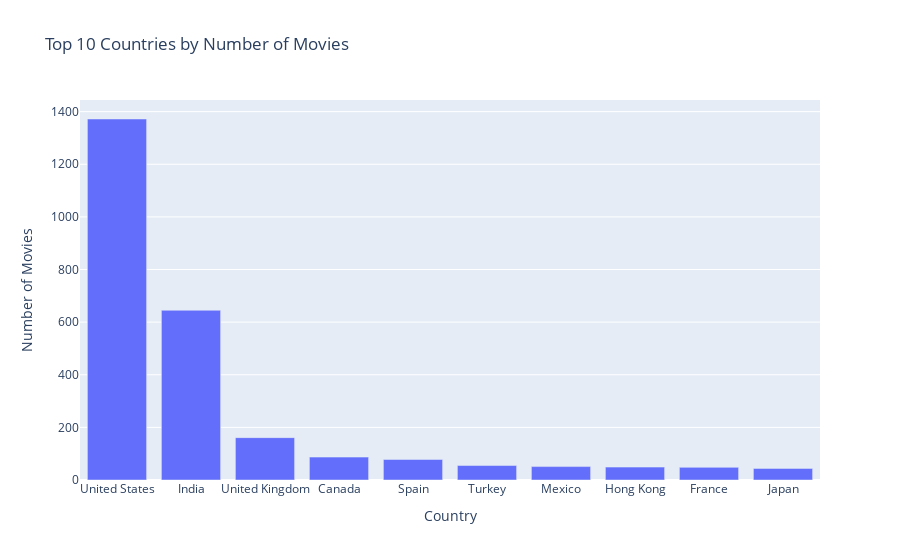

Notebook cell for this chart:
### Markdown cell above
**Top 10 Countries by Number of Movies**

### Code cell
# Filter for movies only
movies_df = df[df['type'] == 'Movie']

# Count the number of movies per country
country_counts = movies_df['country'].value_counts().reset_index()
country_counts.columns = ['Country', 'Number of Movies']

# Select the top 10 countries
top_10_countries = country_counts.head(10)

# Plot the bar chart
fig = go.Figure([go.Bar(x=top_10_countries['Country'], y=top_10_countries['Number of Movies'])])
fig.update_layout(title='Top 10 Countries by Number of Movies',
                  xaxis_title='Country',
                  yaxis_title='Number of Movies')
fig.show()

### Figure 1 — Plotly figure (JSON) as saved in the notebook; plotly's stock layout.template omitted (floating-point values rounded to 4 significant figures)
{"data": [{"type": "bar", "x": ["United States", "India", "United Kingdom", "Canada", "Spain", "Turkey", "Mexico", "Hong Kong", "France", "Japan"], "y": [1372, 645, 161, 87, 78, 55, 51, 49, 48, 44]}], "layout": {"title": {"text": "Top 10 Countries by Number of Movies"}, "xaxis": {"title": {"text": "Country"}}, "yaxis": {"title": {"text": "Number of Movies"}}}}
